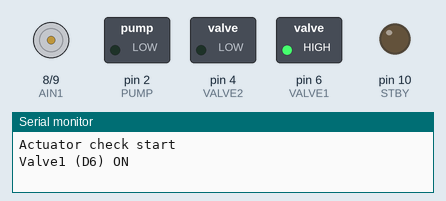
Recording of a sketch running on a simulated Arduino Uno, built with avr-gcc and run on an emulated ATmega328P. Shown: motor-driver pin pairs drawn as motors (green arrow = first pin HIGH = forward, orange = second pin HIGH = backward, longer = more drive, scaled by the enable pin, stopped while the standby pin is LOW), switched loads named in the sketch (green lamp = pin HIGH), output pins drawn as LEDs (lit = HIGH), the last lines printed to the serial monitor.

Above: at 0.1 s.
At 3.1 s:
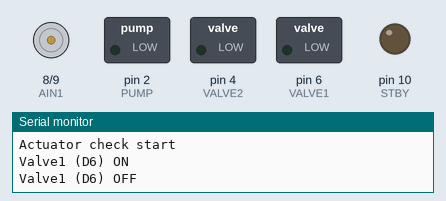
At 8.1 s:
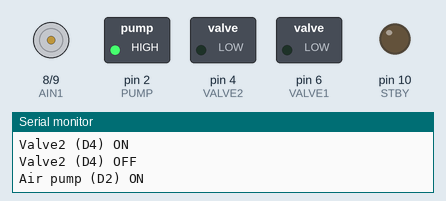
At 12.1 s:
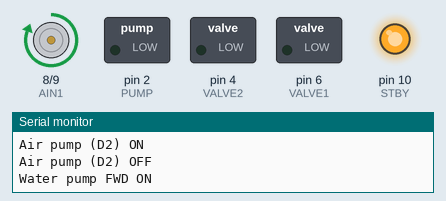
At 24.1 s:
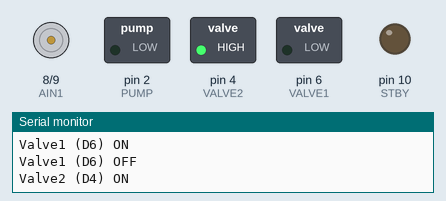
At 36.1 s:
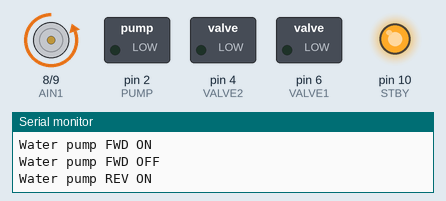
Timing chart, 0 to 40.0 s (numbered marks = the images above):
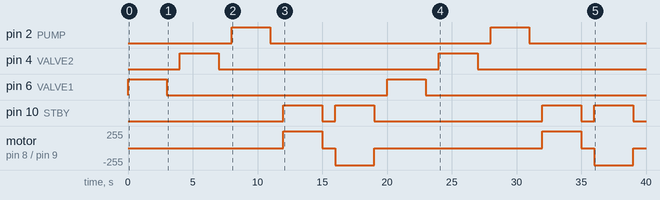

The sketch:

actuator_test.ino
```cpp
// Automatic check of all actuators
// Turns each actuator ON for 3 s in turn (with a 1 s pause between), and repeats.
// The current action is printed to the serial monitor (115200 bps).
//
//   Solenoid valve 1 -> Solenoid valve 2 -> Air pump -> Water pump forward -> Water pump reverse -> (repeat)

// MOSFET
const int VALVE1 = 6;  // Atrium side (atrium -> ventricle)
const int VALVE2 = 4;  // Ventricle side (ventricle outlet)
const int PUMP = 2;  // Air pump

// Motor driver (channel A only): water pump
const int PWMA = 3;
const int AIN1 = 8;
const int AIN2 = 9;
const int STBY = 10;

const unsigned long ON_MS = 3000;
const unsigned long OFF_MS = 1000;
const int MOTOR_SPEED = 255;  // 0-255 (255 = full)

void setup() {
  pinMode(VALVE1, OUTPUT);
  pinMode(VALVE2, OUTPUT);
  pinMode(PUMP, OUTPUT);
  pinMode(PWMA, OUTPUT);
  pinMode(AIN1, OUTPUT);
  pinMode(AIN2, OUTPUT);
  pinMode(STBY, OUTPUT);

  allOff();

  Serial.begin(115200);
  Serial.println("Actuator check start");
}

void loop() {
  testPin("Valve1 (D6)", VALVE1);
  testPin("Valve2 (D4)", VALVE2);
  testPin("Air pump (D2)", PUMP);
  testMotor("Water pump FWD", 1);
  testMotor("Water pump REV", -1);
  Serial.println("---- cycle done ----");
}

void testPin(const char *name, int pin) {
  Serial.print(name);
  Serial.println(" ON");
  digitalWrite(pin, HIGH);
  delay(ON_MS);
  digitalWrite(pin, LOW);
  Serial.print(name);
  Serial.println(" OFF");
  delay(OFF_MS);
}

void testMotor(const char *name, int dir) {
  Serial.print(name);
  Serial.println(" ON");
  digitalWrite(STBY, HIGH);
  digitalWrite(AIN1, dir > 0 ? HIGH : LOW);
  digitalWrite(AIN2, dir > 0 ? LOW : HIGH);
  analogWrite(PWMA, MOTOR_SPEED);
  delay(ON_MS);
  motorStop();
  Serial.print(name);
  Serial.println(" OFF");
  delay(OFF_MS);
}

void motorStop() {
  analogWrite(PWMA, 0);
  digitalWrite(AIN1, LOW);
  digitalWrite(AIN2, LOW);
  digitalWrite(STBY, LOW);
}

void allOff() {
  digitalWrite(VALVE1, LOW);
  digitalWrite(VALVE2, LOW);
  digitalWrite(PUMP, LOW);
  motorStop();
}
```

Measured:
- by itself, pin 2 (PUMP), pin 4 (VALVE2), pin 6 (VALVE1): alternates HIGH for 3.0 s and LOW for 17.0 s
- by itself, pin 10 (STBY): LOW → HIGH at 12.0 s, → LOW 3.0 s later, → HIGH 1.0 s later, → LOW 3.0 s later, … (8 changes in this stretch)
- by itself, motor on pin 8 (AIN1) / pin 9 (AIN2): stopped → forward 255/255 at 12.0 s, → stopped 3.0 s later, → backward 255/255 1.0 s later, → stopped 3.0 s later, … (8 changes in this stretch)
